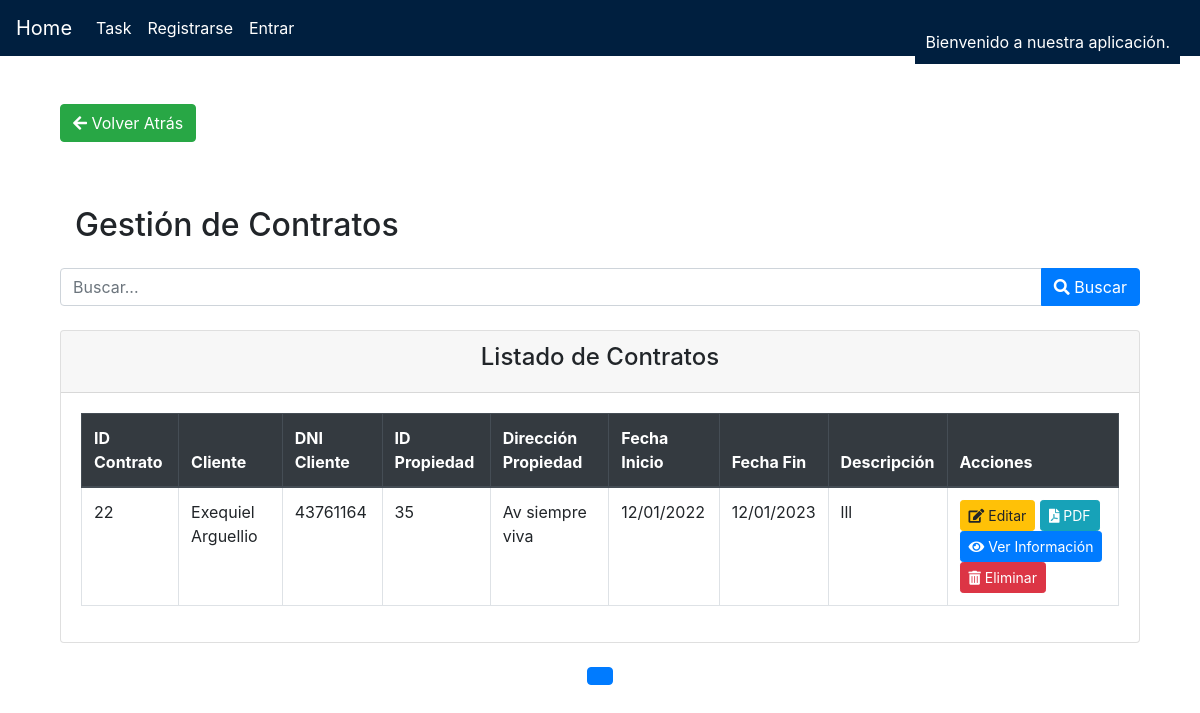
The page /contratos/ on the database as committed earlier.
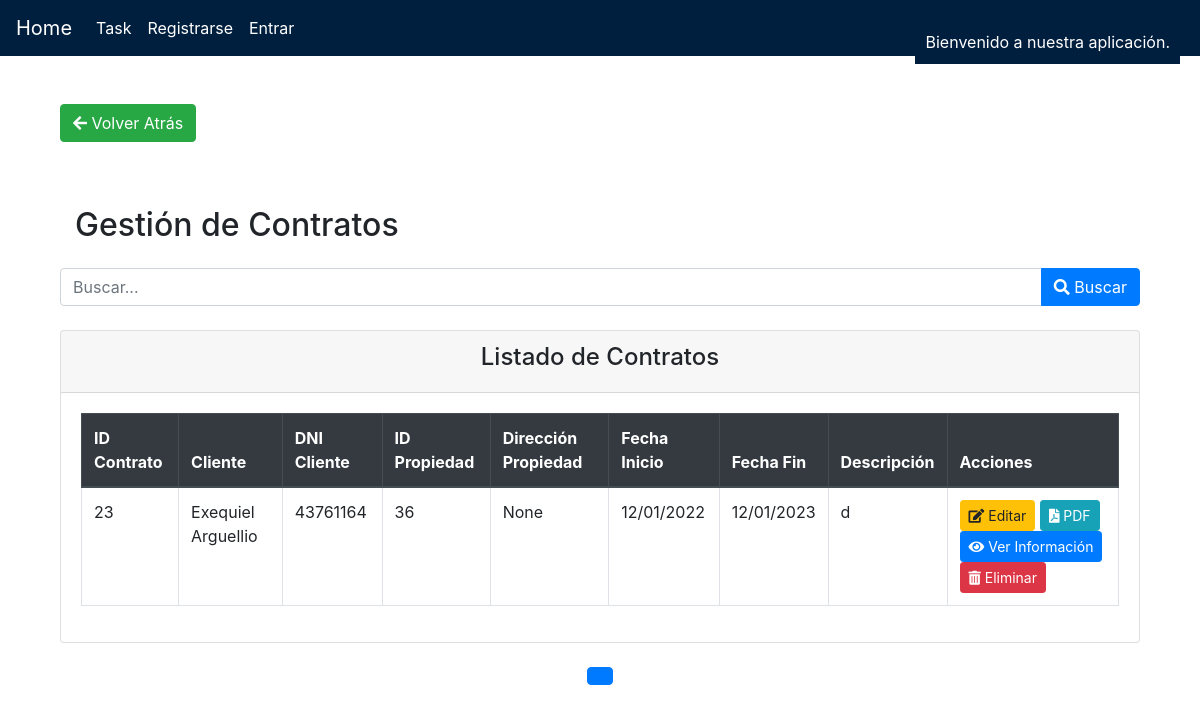
The same page on the database as committed later.
### tasks/models.py (models this page shows, shortened)
class Contrato(models.Model):
    id_contrato = models.AutoField(primary_key=True)
    cliente = models.ForeignKey(Cliente, on_delete=models.CASCADE)
    propiedades = models.ForeignKey(Propiedades, on_delete=models.CASCADE)
    fecha_inicio = models.DateField()
    fecha_fin = models.DateField()
    descripcion = models.TextField()

class Cliente(models.Model):
    dni = models.CharField(max_length=50, primary_key=True)
    nombre_cliente = models.CharField(max_length=200)
    tel_cliente = models.CharField(max_length=50)
    email_cliente = models.EmailField()
    direccion_cliente = models.CharField(max_length=300)

class Propiedades(models.Model):
    ID_prop = models.AutoField(primary_key=True)
    cliente = models.ForeignKey(Cliente, on_delete=models.CASCADE)
    area_total = models.FloatField()
    nro_habitaciones = models.IntegerField()
    precio_alq = models.DecimalField(max_digits=10, decimal_places=2)
    descripcion = models.TextField()
    direccion = models.CharField(max_length=255, null=True, blank=True)
    foto1 = models.ImageField(upload_to='propiedades/fotos/', null=True, blank=True, default='propiedades/fotos/default.jpg')
    foto2 = models.ImageField(upload_to='propiedades/fotos/', null=True, blank=True, default='propiedades/fotos/default.jpg')
    foto3 = models.ImageField(upload_to='propiedades/fotos/', null=True, blank=True, default='propiedades/fotos/default.jpg')

### tasks/views.py (the view)
# urls.py: path('contratos/', views.listar_contratos, name='listar_contratos'),
def listar_contratos(request, dni_cliente=None):
    cliente = None
    if dni_cliente:
        cliente = get_object_or_404(Cliente, dni=dni_cliente)
        contratos = Contrato.objects.filter(cliente=cliente)
    else:
        contratos = Contrato.objects.all()
    for contrato in contratos:
        contrato.fecha_inicio = contrato.fecha_inicio.strftime('%d/%m/%Y')
        contrato.fecha_fin = contrato.fecha_fin.strftime('%d/%m/%Y')
    return render(request, 'contratos.html', {'contratos': contratos, 'cliente': cliente})

### tasks/templates/contratos.html (shortened to what this page needs)
{% extends "base.html" %}
{% load widget_tweaks %}
{% block content %}
<link rel="stylesheet" href="https://maxcdn.bootstrapcdn.com/bootstrap/4.5.2/css/bootstrap.min.css">
<link rel="stylesheet" href="https://cdnjs.cloudflare.com/ajax/libs/font-awesome/5.15.1/css/all.min.css">
<link rel="stylesheet" href="https://cdn.jsdelivr.net/npm/sweetalert2@10/dist/sweetalert2.min.css">
<div class="container mt-5">
    <button onclick="history.back()" class="btn btn-success mb-3">
        <i class="fas fa-arrow-left"></i> Volver Atrás
    </button>
<div class="container mt-5">
    <div class="row">
        <div class="col-md-12">
            {% if cliente %}
                <h2 class="mb-4">Gestión de contratos de {{ cliente.nombre_cliente }}</h2>
            {% else %}
                <h2 class="mb-4">Gestión de Contratos</h2>
            {% endif %}
        </div>
    </div>
</div>
    <form method="get" class="mb-4">
        <div class="input-group">
            <input type="text" class="form-control" name="search" placeholder="Buscar...">
            <div class="input-group-append">
                <button type="submit" class="btn btn-primary"><i class="fas fa-search"></i> Buscar</button>
            </div>
        </div>
    </form>
    <div class="card">
        <div class="card-header">
            <h4 class="text-center">Listado de Contratos</h4>
        </div>
        <div class="card-body">
            <table class="table table-bordered table-hover">
                <thead class="thead-dark">
                    <tr>
                        <th>ID Contrato</th>
                        <th>Cliente</th>
                        <th>DNI Cliente</th>
                        <th>ID Propiedad</th>
                        <th>Dirección Propiedad</th>
                        <th>Fecha Inicio</th>
                        <th>Fecha Fin</th>
                        <th>Descripción</th>
                        <th>Acciones</th>
                    </tr>
                </thead>
                <tbody>
                    {% for contrato in contratos %}
                    <tr>
                        <td>{{ contrato.id_contrato }}</td>
                        <td>{{ contrato.cliente.nombre_cliente }}</td>
                        <td>{{ contrato.cliente.dni }}</td>
                        <td>{{ contrato.propiedades.ID_prop }}</td>
                        <td>{{ contrato.propiedades.direccion }}</td>
                        <td>{{ contrato.fecha_inicio }}</td>
                        <td>{{ contrato.fecha_fin }}</td>
                        <td>{{ contrato.descripcion }}</td>
                        <td>
                            <a href="{% url 'actualizar_contrato' contrato.id_contrato contrato.cliente.dni %}" class="btn btn-sm btn-warning"><i class="fas fa-edit"></i> Editar</a>
                            <a href="{% url 'generar_contrato_pdf' id_contrato=contrato.id_contrato %}" class="btn btn-sm btn-info"><i class="fas fa-file-pdf"></i> PDF</a>
                            <button type="button" class="btn btn-sm btn-primary" data-toggle="modal" data-target="#contractDetails{{ contrato.id_contrato }}"><i class="fas fa-eye"></i> Ver Información</button>
                            <form action="{% url 'eliminar_contrato' contrato.id_contrato contrato.cliente.dni %}" method="post" style="display: inline;">
                                <button type="submit" class="btn btn-sm btn-danger" onclick="return confirmDelete()"><i class="fas fa-trash-alt"></i> Eliminar</button>
                            </form>
                        </td>
                    </tr>
                    {% endfor %}
                </tbody>
            </table>
        </div>
    </div>
    <div class="d-flex justify-content-center mt-4">
        <nav aria-label="Page navigation">
            <ul class="pagination">
                <li class="page-item active"><span class="page-link">{{ contratos.number }}</span></li>
            </ul>
        </nav>
    </div>
</div>
{% endblock %}

Rows that differ between the two databases and show on the page:
removed Contrato: id_contrato "22", cliente.nombre_cliente "Exequiel Arguellio", cliente.dni "43761164", propiedades.ID_prop "35", propiedades.direccion "Av siempre viva", fecha_inicio "12/01/2022", fecha_fin "12/01/2023", descripcion "lll"
added Contrato: id_contrato "23", cliente.nombre_cliente "Exequiel Arguellio", cliente.dni "43761164", propiedades.ID_prop "36", propiedades.direccion "None", fecha_inicio "12/01/2022", fecha_fin "12/01/2023", descripcion "d"
